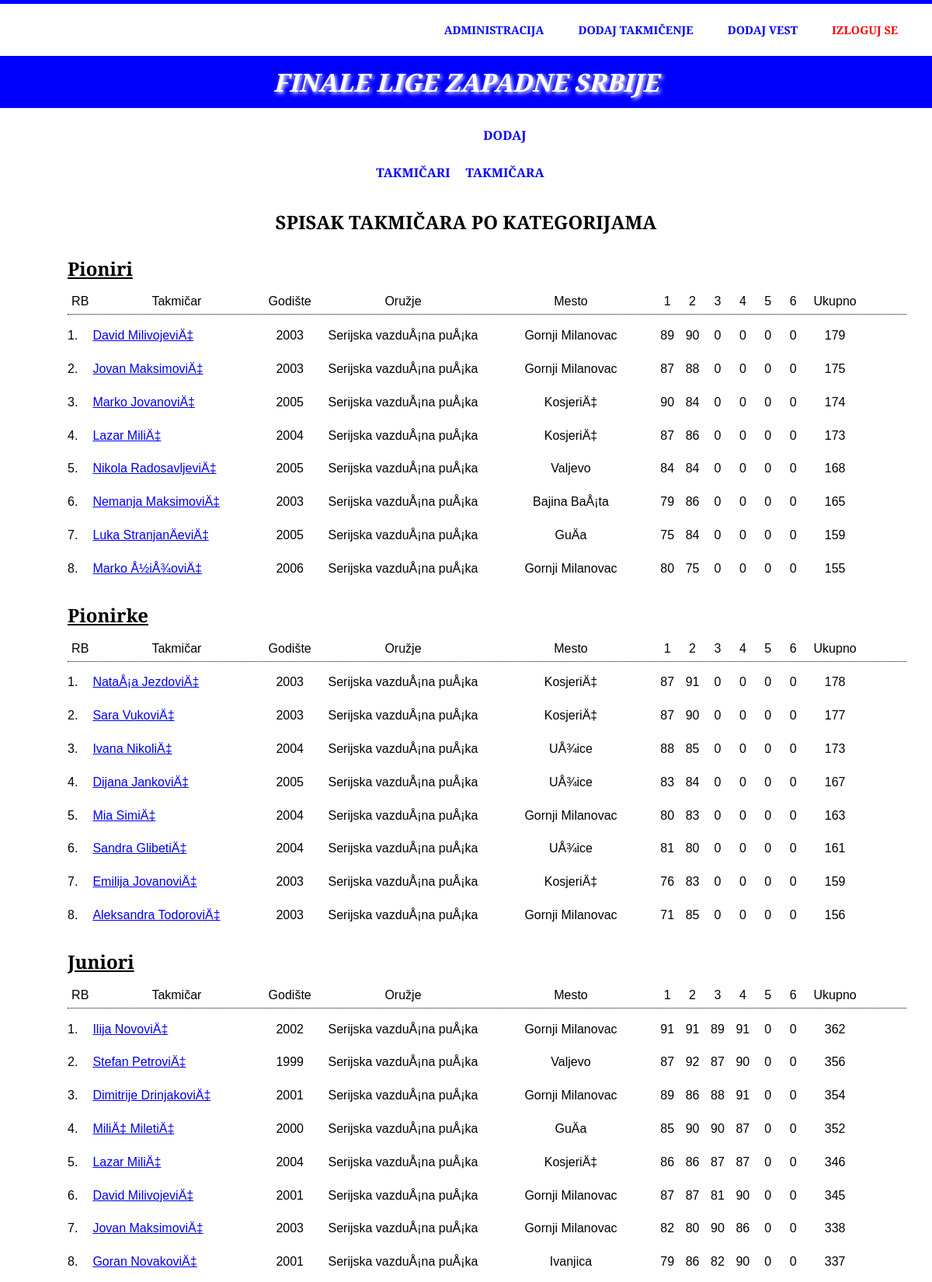
The page /admin/urediTakmicenje.php?opcija=uredi&takmicari=imaNesto&id=33 (signed in, upper part) on the database its author committed.
### tables this page shows
CREATE TABLE `takmicenja` (
  `id` int(5) NOT NULL,
  `naziv` varchar(50) NOT NULL,
  `status` varchar(10) NOT NULL DEFAULT 'otvoreno',
  `datum` date NOT NULL,
  `identifikator` int(8) NOT NULL,
  `mesto` varchar(20) NOT NULL
);

CREATE TABLE `kategorijatakmicara` (
  `id` int(2) NOT NULL,
  `kategorija` varchar(20) NOT NULL
);

CREATE TABLE `33_takmicenje_68427585` (
  `id` int(5) NOT NULL,
  `takmicar` varchar(50) NOT NULL,
  `godiste` int(4) NOT NULL,
  `kategorija` varchar(20) NOT NULL,
  `plasman` varchar(20) NOT NULL,
  `oruzje` varchar(50) NOT NULL,
  `klub` varchar(50) NOT NULL,
  `mesto` varchar(50) NOT NULL,
  `serija1` int(3) NOT NULL DEFAULT '0',
  `serija2` int(3) NOT NULL DEFAULT '0',
  `serija3` int(3) NOT NULL DEFAULT '0',
  `serija4` int(3) NOT NULL DEFAULT '0',
  `serija5` int(3) NOT NULL DEFAULT '0',
  `serija6` int(3) NOT NULL DEFAULT '0',
  `ukupno` int(3) NOT NULL DEFAULT '0',
  `brojcentara` int(3) NOT NULL DEFAULT '0'
);

### admin/urediTakmicenje.php (the view, shortened to what this page needs)
<?php
	include "../db/db_kontakt.php";
?>
<!DOCTYPE html>
<html lang="en">
	<head>
		<link rel="stylesheet" href="css/style.css" />
		<link rel="stylesheet" href="css/animation.css" />
	</head>
<?php
		if(@$_SESSION['admin']){
?>
	<body>
		<div id="wrapper">
			<header>
				<menu>
					<ul>
						<li><a href="dashboard.php">Administracija</a></li>
						<li><a href="novoTakmicenje.php">Dodaj takmičenje</a></li>
						<li><a href="novaVest.php?opcija=dodajVest">Dodaj vest</a></li>
						<li class="izlog"><a class="logout" href="logout.php">Izloguj se</a></li>
					</ul>
				</menu>
			</header>
			<div class="image">
				<div class="probaNaslov">
<?php
				if(@$_GET["opcija"] == "uredi"){
					$idTakmicenja = $_GET["id"];
					$upit = "select naziv from takmicenja where id='$idTakmicenja'";
					$rez = $db_admin -> query($upit);
					$obj = mysqli_fetch_object($rez);
					$naziv = $obj -> naziv;
				}
?>
					<h1><?php echo $naziv; ?></h1>
				</div>
			</div>
			<div id="main">
				<div class="glavno">
<?php
					if(@$_GET["opcija"] == "zatvori"){
						$idTakmicenja = $_GET["id"];
						$upit = "update takmicenja set status='zatvoreno' where id='$idTakmicenja'";
						$rez = $db_admin -> query($upit);
?>
					<script language="javascript">
						window.location = "novoTakmicenje.php?opcija=aktuelnaTakmicenja";
					</script>
<?php
					}elseif(@$_GET["opcija"] == "uredi"){
						$idTakmicenja = $_GET["id"];
						$upit = "select * from takmicenja where id='$idTakmicenja'";
						$rez = $db_admin -> query($upit);
						while($obj = mysqli_fetch_object($rez)){
							$identifikator = $obj -> identifikator;
							$tabelaTakmicenja = $idTakmicenja . "_takmicenje_" . $identifikator;
						}
?>
						<div class="podmeni">
							<ul>
								<li><a href="urediTakmicenje.php?opcija=uredi&takmicari=imaNesto&id=<?php echo $idTakmicenja; ?>">Takmičari</a></li>
								<li><a href="urediTakmicenje.php?opcija=uredi&takmicari=dodaj&id=<?php echo $idTakmicenja; ?>">Dodaj takmičara</a></li>
							</ul>
						</div>
<?php
						if(@$_GET["takmicari"] == "imaNesto"){
?>
							<div id="dodavanje">
								<h1>SPISAK TAKMIČARA PO KATEGORIJAMA</h1>
<?php
									$upit = "select * from kategorijatakmicara";
									$rez = $db_admin -> query($upit);
									while($obj = mysqli_fetch_object($rez)){
										$kategorija = $obj -> kategorija;
										$upittakm = "select * from $tabelaTakmicenja where kategorija='$kategorija' order by ukupno desc,
													serija6 desc, serija5 desc, serija4 desc, serija3 desc, serija2 desc, serija1 desc,
													brojcentara desc";
										$reztakm = $db_admin -> query($upittakm);
										if($reztakm -> num_rows == 0){
											continue;
										}
										$rb = 0;
?>
									<div id="jednaKategorija">
<?php
										echo "<h1>$kategorija</h1>";
?>
										<section class="zaglavlje">
											<div class="redniBrojzaglavlje">RB</div>
											<div class="takmicarzaglavlje">Takmičar</div>
											<div class="godiste">Godište</div>
											<div class="oruzje">Oružje</div>
											<div class="mesto">Mesto</div>
											<div class="serija">1</div>
											<div class="serija">2</div>
											<div class="serija">3</div>
											<div class="serija">4</div>
											<div class="serija">5</div>
											<div class="serija">6</div>
											<div class="ukupno">Ukupno</div>
										</section>
<?php
										while($obj = mysqli_fetch_object($reztakm)){
											$rb++;
											$id = $obj -> id;
											$takmicar = $obj -> takmicar;
											$godiste = $obj -> godiste;
											$oruzje = $obj -> oruzje;
											$mesto = $obj -> mesto;
											$serija1 = $obj -> serija1;
											$serija2 = $obj -> serija2;
											$serija3 = $obj -> serija3;
											$serija4 = $obj -> serija4;
											$serija5 = $obj -> serija5;
											$serija6 = $obj -> serija6;
											$ukupno = $obj -> ukupno;
?>
											<section>
												<div class="redniBroj"><?php echo $rb ."."; ?></div>
												<div class="samtakmicar">
													<a href="editTakmicara.php?
															table=<?php echo $tabelaTakmicenja; ?>
															&idTakmicara=<?php echo $id;?>
															&idTakmicenja=<?php echo $idTakmicenja;?>">
														<?php echo $takmicar; ?>
													</a>
												</div>
												<div class="godiste"><?php echo $godiste; ?></div>
												<div class="oruzje"><?php echo $oruzje; ?></div>
												<div class="mesto"><?php echo $mesto; ?></div>
												<div class="serija"><?php echo $serija1; ?></div>
												<div class="serija"><?php echo $serija2; ?></div>
												<div class="serija"><?php echo $serija3; ?></div>
												<div class="serija"><?php echo $serija4; ?></div>
												<div class="serija"><?php echo $serija5; ?></div>
												<div class="serija"><?php echo $serija6; ?></div>
												<div class="ukupno"><?php echo $ukupno; ?></div>
											</section>
<?php
										}
?>
									</div>
<?php
									}
?>
							</div>
<?php					}
					}
?>
				</div>
			</div>
		</div>
	</body>
<?php
		}
?>
</html>

### admin/css/style.css (style rules this page uses)
* { padding: 0; margin: 0; transition: all .5s ease; font-family: 'Merriweather Sans', sans-serif; }
body { border-top: 5px solid blue; }
header { color: blue; background-color: white; padding: 1%; overflow: hidden; }
menu { text-align: right; margin-right: 1%; font-size: .9em; margin-right: 1%; }
menu ul { list-style-type: none; }
menu li { display: inline-block; text-align: center; line-height: 2em; }
menu li a { display: block; text-decoration: none; color: blue; line-height: 3em; padding: 0 20px; cursor: pointer; text-transform: uppercase; font-weight: bold; }
menu li a.logout { color: red; }
.image { background-color: blue; }
.image .probaNaslov { color: white; text-align: center; padding: 1% 0; text-transform: uppercase; font-weight: bold; text-shadow: 2px 2px 5px white; font-style: italic; }
#main { background-color: white; }
#main .glavno { width: 100%; max-width: 1080px; margin: 0 auto; }
#main .podmeni { margin-top: 1%; line-height: 3em; text-align: center; }
#main .podmeni ul { list-style-type: none; }
#main .podmeni li { display: inline-block; }
#main .podmeni li a { display: block; text-decoration: none; color: blue; text-transform: uppercase; padding: 0 15%; font-weight: bold; }
#dodavanje { text-align: center; width: 100%; margin-top: 2%; }
#dodavanje h1 { font-size: 1.5em; }
#dodavanje section { width: 50%; line-height: 2em; float: left; margin: 1% 0; }
#dodavanje .redniBroj { width: 5%; float: left; }
#jednaKategorija { width: 100%; overflow: hidden; margin: 2.5%; text-align: left; }
#jednaKategorija h1 { text-decoration: underline; }
#jednaKategorija section { width: 100%; margin-bottom: 0; text-align: center; }
#jednaKategorija section.zaglavlje { border-bottom: 1px dotted black; }
#jednaKategorija .redniBrojzaglavlje { width: 3%; float: left; }
#jednaKategorija .takmicarzaglavlje { width: 20%; float: left; }
#jednaKategorija .zaglavlje { text-align: center; }
#jednaKategorija .redniBroj { width: 3%; float: left; text-align: left; }
#jednaKategorija .samtakmicar { width: 20%; float: left; text-align: left; }
#jednaKategorija .godiste { width: 7%; float: left; }
#jednaKategorija .oruzje { width: 20%; float: left; }
#jednaKategorija .mesto { width: 20%; float: left; }
#jednaKategorija .serija { width: 3%; float: left; }
#jednaKategorija .ukupno { width: 7%; float: left; }

### rows shown on the page
takmicenja: naziv "FINALE LIGE ZAPADNE SRBIJE"
kategorijatakmicara: kategorija "Pioniri"
33_takmicenje_68427585: takmicar "David MilivojeviÄ‡", godiste "2003", oruzje "Serijska vazduÅ¡na puÅ¡ka", mesto "Gornji Milanovac", serija1 "89", serija2 "90", serija3 "0", serija4 "0", serija5 "0", serija6 "0", ukupno "179"
33_takmicenje_68427585: takmicar "Jovan MaksimoviÄ‡", godiste "2003", oruzje "Serijska vazduÅ¡na puÅ¡ka", mesto "Gornji Milanovac", serija1 "87", serija2 "88", serija3 "0", serija4 "0", serija5 "0", serija6 "0", ukupno "175"
33_takmicenje_68427585: takmicar "Marko JovanoviÄ‡", godiste "2005", oruzje "Serijska vazduÅ¡na puÅ¡ka", mesto "KosjeriÄ‡", serija1 "90", serija2 "84", serija3 "0", serija4 "0", serija5 "0", serija6 "0", ukupno "174"
33_takmicenje_68427585: takmicar "Lazar MiliÄ‡", godiste "2004", oruzje "Serijska vazduÅ¡na puÅ¡ka", mesto "KosjeriÄ‡", serija1 "87", serija2 "86", serija3 "0", serija4 "0", serija5 "0", serija6 "0", ukupno "173"
33_takmicenje_68427585: takmicar "Nikola RadosavljeviÄ‡", godiste "2005", oruzje "Serijska vazduÅ¡na puÅ¡ka", mesto "Valjevo", serija1 "84", serija2 "84", serija3 "0", serija4 "0", serija5 "0", serija6 "0", ukupno "168"
33_takmicenje_68427585: takmicar "Nemanja MaksimoviÄ‡", godiste "2003", oruzje "Serijska vazduÅ¡na puÅ¡ka", mesto "Bajina BaÅ¡ta", serija1 "79", serija2 "86", serija3 "0", serija4 "0", serija5 "0", serija6 "0", ukupno "165"
33_takmicenje_68427585: takmicar "Luka StranjanÄeviÄ‡", godiste "2005", oruzje "Serijska vazduÅ¡na puÅ¡ka", mesto "GuÄa", serija1 "75", serija2 "84", serija3 "0", serija4 "0", serija5 "0", serija6 "0", ukupno "159"
33_takmicenje_68427585: takmicar "Marko Å½iÅ¾oviÄ‡", godiste "2006", oruzje "Serijska vazduÅ¡na puÅ¡ka", mesto "Gornji Milanovac", serija1 "80", serija2 "75", serija3 "0", serija4 "0", serija5 "0", serija6 "0", ukupno "155"
kategorijatakmicara: kategorija "Pionirke"
33_takmicenje_68427585: takmicar "NataÅ¡a JezdoviÄ‡", godiste "2003", oruzje "Serijska vazduÅ¡na puÅ¡ka", mesto "KosjeriÄ‡", serija1 "87", serija2 "91", serija3 "0", serija4 "0", serija5 "0", serija6 "0", ukupno "178"
33_takmicenje_68427585: takmicar "Sara VukoviÄ‡", godiste "2003", oruzje "Serijska vazduÅ¡na puÅ¡ka", mesto "KosjeriÄ‡", serija1 "87", serija2 "90", serija3 "0", serija4 "0", serija5 "0", serija6 "0", ukupno "177"
33_takmicenje_68427585: takmicar "Ivana NikoliÄ‡", godiste "2004", oruzje "Serijska vazduÅ¡na puÅ¡ka", mesto "UÅ¾ice", serija1 "88", serija2 "85", serija3 "0", serija4 "0", serija5 "0", serija6 "0", ukupno "173"
33_takmicenje_68427585: takmicar "Dijana JankoviÄ‡", godiste "2005", oruzje "Serijska vazduÅ¡na puÅ¡ka", mesto "UÅ¾ice", serija1 "83", serija2 "84", serija3 "0", serija4 "0", serija5 "0", serija6 "0", ukupno "167"
33_takmicenje_68427585: takmicar "Mia SimiÄ‡", godiste "2004", oruzje "Serijska vazduÅ¡na puÅ¡ka", mesto "Gornji Milanovac", serija1 "80", serija2 "83", serija3 "0", serija4 "0", serija5 "0", serija6 "0", ukupno "163"
33_takmicenje_68427585: takmicar "Sandra GlibetiÄ‡", godiste "2004", oruzje "Serijska vazduÅ¡na puÅ¡ka", mesto "UÅ¾ice", serija1 "81", serija2 "80", serija3 "0", serija4 "0", serija5 "0", serija6 "0", ukupno "161"
33_takmicenje_68427585: takmicar "Emilija JovanoviÄ‡", godiste "2003", oruzje "Serijska vazduÅ¡na puÅ¡ka", mesto "KosjeriÄ‡", serija1 "76", serija2 "83", serija3 "0", serija4 "0", serija5 "0", serija6 "0", ukupno "159"
33_takmicenje_68427585: takmicar "Aleksandra TodoroviÄ‡", godiste "2003", oruzje "Serijska vazduÅ¡na puÅ¡ka", mesto "Gornji Milanovac", serija1 "71", serija2 "85", serija3 "0", serija4 "0", serija5 "0", serija6 "0", ukupno "156"
kategorijatakmicara: kategorija "Juniori"
33_takmicenje_68427585: takmicar "Ilija NovoviÄ‡", godiste "2002", oruzje "Serijska vazduÅ¡na puÅ¡ka", mesto "Gornji Milanovac", serija1 "91", serija2 "91", serija3 "89", serija4 "91", serija5 "0", serija6 "0", ukupno "362"
33_takmicenje_68427585: takmicar "Stefan PetroviÄ‡", godiste "1999", oruzje "Serijska vazduÅ¡na puÅ¡ka", mesto "Valjevo", serija1 "87", serija2 "92", serija3 "87", serija4 "90", serija5 "0", serija6 "0", ukupno "356"
33_takmicenje_68427585: takmicar "Dimitrije DrinjakoviÄ‡", godiste "2001", oruzje "Serijska vazduÅ¡na puÅ¡ka", mesto "Gornji Milanovac", serija1 "89", serija2 "86", serija3 "88", serija4 "91", serija5 "0", serija6 "0", ukupno "354"
33_takmicenje_68427585: takmicar "MiliÄ‡ MiletiÄ‡", godiste "2000", oruzje "Serijska vazduÅ¡na puÅ¡ka", mesto "GuÄa", serija1 "85", serija2 "90", serija3 "90", serija4 "87", serija5 "0", serija6 "0", ukupno "352"
33_takmicenje_68427585: takmicar "Lazar MiliÄ‡", godiste "2004", oruzje "Serijska vazduÅ¡na puÅ¡ka", mesto "KosjeriÄ‡", serija1 "86", serija2 "86", serija3 "87", serija4 "87", serija5 "0", serija6 "0", ukupno "346"
33_takmicenje_68427585: takmicar "David MilivojeviÄ‡", godiste "2001", oruzje "Serijska vazduÅ¡na puÅ¡ka", mesto "Gornji Milanovac", serija1 "87", serija2 "87", serija3 "81", serija4 "90", serija5 "0", serija6 "0", ukupno "345"
33_takmicenje_68427585: takmicar "Jovan MaksimoviÄ‡", godiste "2003", oruzje "Serijska vazduÅ¡na puÅ¡ka", mesto "Gornji Milanovac", serija1 "82", serija2 "80", serija3 "90", serija4 "86", serija5 "0", serija6 "0", ukupno "338"
33_takmicenje_68427585: takmicar "Goran NovakoviÄ‡", godiste "2001", oruzje "Serijska vazduÅ¡na puÅ¡ka", mesto "Ivanjica", serija1 "79", serija2 "86", serija3 "82", serija4 "90", serija5 "0", serija6 "0", ukupno "337"
